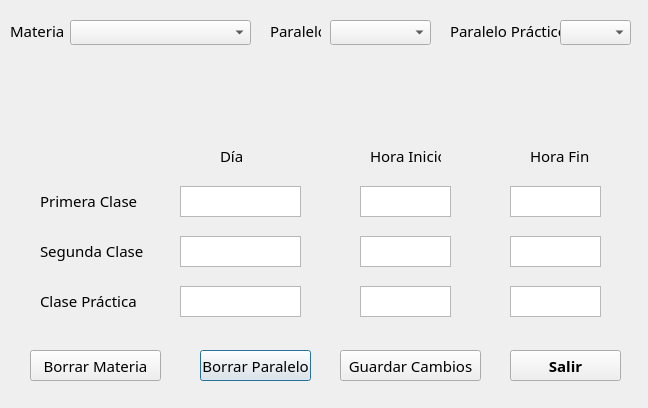
<?xml version="1.0" encoding="UTF-8"?>
<ui version="4.0">
 <class>EditorRegistros</class>
 <widget class="QDialog" name="EditorRegistros">
  <property name="geometry">
   <rect>
    <x>0</x>
    <y>0</y>
    <width>648</width>
    <height>408</height>
   </rect>
  </property>
  <property name="sizePolicy">
   <sizepolicy hsizetype="Minimum" vsizetype="Minimum">
    <horstretch>0</horstretch>
    <verstretch>0</verstretch>
   </sizepolicy>
  </property>
  <property name="minimumSize">
   <size>
    <width>648</width>
    <height>408</height>
   </size>
  </property>
  <property name="maximumSize">
   <size>
    <width>648</width>
    <height>408</height>
   </size>
  </property>
  <property name="font">
   <font>
    <family>Segoe MDL2 Assets</family>
    <pointsize>11</pointsize>
   </font>
  </property>
  <property name="windowTitle">
   <string>Editor de Registros</string>
  </property>
  <widget class="QComboBox" name="Combo_Mat">
   <property name="geometry">
    <rect>
     <x>70</x>
     <y>20</y>
     <width>181</width>
     <height>25</height>
    </rect>
   </property>
   <property name="cursor">
    <cursorShape>PointingHandCursor</cursorShape>
   </property>
  </widget>
  <widget class="QComboBox" name="Combo_Par">
   <property name="geometry">
    <rect>
     <x>330</x>
     <y>20</y>
     <width>101</width>
     <height>25</height>
    </rect>
   </property>
   <property name="cursor">
    <cursorShape>PointingHandCursor</cursorShape>
   </property>
  </widget>
  <widget class="QLabel" name="label">
   <property name="geometry">
    <rect>
     <x>10</x>
     <y>20</y>
     <width>61</width>
     <height>21</height>
    </rect>
   </property>
   <property name="text">
    <string>Materia</string>
   </property>
  </widget>
  <widget class="QLabel" name="label_2">
   <property name="geometry">
    <rect>
     <x>270</x>
     <y>20</y>
     <width>51</width>
     <height>21</height>
    </rect>
   </property>
   <property name="text">
    <string>Paralelo</string>
   </property>
  </widget>
  <widget class="QLabel" name="label_3">
   <property name="geometry">
    <rect>
     <x>450</x>
     <y>20</y>
     <width>111</width>
     <height>21</height>
    </rect>
   </property>
   <property name="text">
    <string>Paralelo Práctico</string>
   </property>
  </widget>
  <widget class="QComboBox" name="Combo_ParP">
   <property name="geometry">
    <rect>
     <x>560</x>
     <y>20</y>
     <width>71</width>
     <height>25</height>
    </rect>
   </property>
   <property name="cursor">
    <cursorShape>PointingHandCursor</cursorShape>
   </property>
  </widget>
  <widget class="QPushButton" name="Bot_BPar">
   <property name="geometry">
    <rect>
     <x>200</x>
     <y>350</y>
     <width>111</width>
     <height>31</height>
    </rect>
   </property>
   <property name="cursor">
    <cursorShape>PointingHandCursor</cursorShape>
   </property>
   <property name="text">
    <string>Borrar Paralelo</string>
   </property>
  </widget>
  <widget class="QPushButton" name="Bot_BMat">
   <property name="geometry">
    <rect>
     <x>30</x>
     <y>350</y>
     <width>131</width>
     <height>31</height>
    </rect>
   </property>
   <property name="cursor">
    <cursorShape>PointingHandCursor</cursorShape>
   </property>
   <property name="text">
    <string>Borrar Materia</string>
   </property>
  </widget>
  <widget class="QPushButton" name="Bot_GCamb">
   <property name="geometry">
    <rect>
     <x>340</x>
     <y>350</y>
     <width>141</width>
     <height>31</height>
    </rect>
   </property>
   <property name="cursor">
    <cursorShape>PointingHandCursor</cursorShape>
   </property>
   <property name="text">
    <string>Guardar Cambios</string>
   </property>
  </widget>
  <widget class="QPushButton" name="Bot_Sal">
   <property name="geometry">
    <rect>
     <x>510</x>
     <y>350</y>
     <width>111</width>
     <height>31</height>
    </rect>
   </property>
   <property name="font">
    <font>
     <weight>75</weight>
     <bold>true</bold>
    </font>
   </property>
   <property name="cursor">
    <cursorShape>PointingHandCursor</cursorShape>
   </property>
   <property name="text">
    <string>Salir</string>
   </property>
   <property name="autoRepeatDelay">
    <number>300</number>
   </property>
  </widget>
  <widget class="QPlainTextEdit" name="Text_D1T">
   <property name="geometry">
    <rect>
     <x>180</x>
     <y>186</y>
     <width>121</width>
     <height>31</height>
    </rect>
   </property>
   <property name="cursor" stdset="0">
    <cursorShape>IBeamCursor</cursorShape>
   </property>
   <property name="inputMethodHints">
    <set>Qt::ImhMultiLine</set>
   </property>
   <property name="verticalScrollBarPolicy">
    <enum>Qt::ScrollBarAlwaysOff</enum>
   </property>
   <property name="horizontalScrollBarPolicy">
    <enum>Qt::ScrollBarAlwaysOff</enum>
   </property>
  </widget>
  <widget class="QLabel" name="label_4">
   <property name="geometry">
    <rect>
     <x>220</x>
     <y>146</y>
     <width>41</width>
     <height>20</height>
    </rect>
   </property>
   <property name="text">
    <string>Día</string>
   </property>
  </widget>
  <widget class="QLabel" name="label_5">
   <property name="geometry">
    <rect>
     <x>370</x>
     <y>146</y>
     <width>71</width>
     <height>20</height>
    </rect>
   </property>
   <property name="text">
    <string>Hora Inicio</string>
   </property>
  </widget>
  <widget class="QLabel" name="label_6">
   <property name="geometry">
    <rect>
     <x>530</x>
     <y>146</y>
     <width>61</width>
     <height>20</height>
    </rect>
   </property>
   <property name="text">
    <string>Hora Fin</string>
   </property>
  </widget>
  <widget class="QPlainTextEdit" name="Text_D2T">
   <property name="geometry">
    <rect>
     <x>180</x>
     <y>236</y>
     <width>121</width>
     <height>31</height>
    </rect>
   </property>
   <property name="cursor" stdset="0">
    <cursorShape>IBeamCursor</cursorShape>
   </property>
   <property name="inputMethodHints">
    <set>Qt::ImhMultiLine</set>
   </property>
   <property name="verticalScrollBarPolicy">
    <enum>Qt::ScrollBarAlwaysOff</enum>
   </property>
   <property name="horizontalScrollBarPolicy">
    <enum>Qt::ScrollBarAlwaysOff</enum>
   </property>
  </widget>
  <widget class="QPlainTextEdit" name="Text_DP">
   <property name="geometry">
    <rect>
     <x>180</x>
     <y>286</y>
     <width>121</width>
     <height>31</height>
    </rect>
   </property>
   <property name="cursor" stdset="0">
    <cursorShape>IBeamCursor</cursorShape>
   </property>
   <property name="inputMethodHints">
    <set>Qt::ImhMultiLine</set>
   </property>
   <property name="verticalScrollBarPolicy">
    <enum>Qt::ScrollBarAlwaysOff</enum>
   </property>
   <property name="horizontalScrollBarPolicy">
    <enum>Qt::ScrollBarAlwaysOff</enum>
   </property>
  </widget>
  <widget class="QPlainTextEdit" name="Text_HI1T">
   <property name="geometry">
    <rect>
     <x>360</x>
     <y>186</y>
     <width>91</width>
     <height>31</height>
    </rect>
   </property>
   <property name="cursor" stdset="0">
    <cursorShape>IBeamCursor</cursorShape>
   </property>
   <property name="inputMethodHints">
    <set>Qt::ImhMultiLine</set>
   </property>
   <property name="verticalScrollBarPolicy">
    <enum>Qt::ScrollBarAlwaysOff</enum>
   </property>
   <property name="horizontalScrollBarPolicy">
    <enum>Qt::ScrollBarAlwaysOff</enum>
   </property>
  </widget>
  <widget class="QPlainTextEdit" name="Text_HI2T">
   <property name="geometry">
    <rect>
     <x>360</x>
     <y>236</y>
     <width>91</width>
     <height>31</height>
    </rect>
   </property>
   <property name="cursor" stdset="0">
    <cursorShape>IBeamCursor</cursorShape>
   </property>
   <property name="inputMethodHints">
    <set>Qt::ImhMultiLine</set>
   </property>
   <property name="verticalScrollBarPolicy">
    <enum>Qt::ScrollBarAlwaysOff</enum>
   </property>
   <property name="horizontalScrollBarPolicy">
    <enum>Qt::ScrollBarAlwaysOff</enum>
   </property>
  </widget>
  <widget class="QPlainTextEdit" name="Text_HIP">
   <property name="geometry">
    <rect>
     <x>360</x>
     <y>286</y>
     <width>91</width>
     <height>31</height>
    </rect>
   </property>
   <property name="cursor" stdset="0">
    <cursorShape>IBeamCursor</cursorShape>
   </property>
   <property name="inputMethodHints">
    <set>Qt::ImhMultiLine</set>
   </property>
   <property name="verticalScrollBarPolicy">
    <enum>Qt::ScrollBarAlwaysOff</enum>
   </property>
   <property name="horizontalScrollBarPolicy">
    <enum>Qt::ScrollBarAlwaysOff</enum>
   </property>
  </widget>
  <widget class="QPlainTextEdit" name="Text_HF1T">
   <property name="geometry">
    <rect>
     <x>510</x>
     <y>186</y>
     <width>91</width>
     <height>31</height>
    </rect>
   </property>
   <property name="cursor" stdset="0">
    <cursorShape>IBeamCursor</cursorShape>
   </property>
   <property name="inputMethodHints">
    <set>Qt::ImhMultiLine</set>
   </property>
   <property name="verticalScrollBarPolicy">
    <enum>Qt::ScrollBarAlwaysOff</enum>
   </property>
   <property name="horizontalScrollBarPolicy">
    <enum>Qt::ScrollBarAlwaysOff</enum>
   </property>
  </widget>
  <widget class="QPlainTextEdit" name="Text_HF2T">
   <property name="geometry">
    <rect>
     <x>510</x>
     <y>236</y>
     <width>91</width>
     <height>31</height>
    </rect>
   </property>
   <property name="cursor" stdset="0">
    <cursorShape>IBeamCursor</cursorShape>
   </property>
   <property name="inputMethodHints">
    <set>Qt::ImhMultiLine</set>
   </property>
   <property name="verticalScrollBarPolicy">
    <enum>Qt::ScrollBarAlwaysOff</enum>
   </property>
   <property name="horizontalScrollBarPolicy">
    <enum>Qt::ScrollBarAlwaysOff</enum>
   </property>
  </widget>
  <widget class="QPlainTextEdit" name="Text_HFP">
   <property name="geometry">
    <rect>
     <x>510</x>
     <y>286</y>
     <width>91</width>
     <height>31</height>
    </rect>
   </property>
   <property name="cursor" stdset="0">
    <cursorShape>IBeamCursor</cursorShape>
   </property>
   <property name="inputMethodHints">
    <set>Qt::ImhMultiLine</set>
   </property>
   <property name="verticalScrollBarPolicy">
    <enum>Qt::ScrollBarAlwaysOff</enum>
   </property>
   <property name="horizontalScrollBarPolicy">
    <enum>Qt::ScrollBarAlwaysOff</enum>
   </property>
  </widget>
  <widget class="QLabel" name="Label_1C">
   <property name="geometry">
    <rect>
     <x>40</x>
     <y>190</y>
     <width>111</width>
     <height>21</height>
    </rect>
   </property>
   <property name="text">
    <string>Primera Clase</string>
   </property>
  </widget>
  <widget class="QLabel" name="Label_2C">
   <property name="geometry">
    <rect>
     <x>40</x>
     <y>240</y>
     <width>111</width>
     <height>21</height>
    </rect>
   </property>
   <property name="text">
    <string>Segunda Clase</string>
   </property>
  </widget>
  <widget class="QLabel" name="Label_CP">
   <property name="geometry">
    <rect>
     <x>40</x>
     <y>290</y>
     <width>111</width>
     <height>21</height>
    </rect>
   </property>
   <property name="text">
    <string>Clase Práctica</string>
   </property>
  </widget>
  <widget class="QLabel" name="Label_MatAct">
   <property name="geometry">
    <rect>
     <x>0</x>
     <y>80</y>
     <width>641</width>
     <height>51</height>
    </rect>
   </property>
   <property name="maximumSize">
    <size>
     <width>648</width>
     <height>16777215</height>
    </size>
   </property>
   <property name="font">
    <font>
     <pointsize>13</pointsize>
     <weight>75</weight>
     <bold>true</bold>
    </font>
   </property>
   <property name="text">
    <string/>
   </property>
   <property name="alignment">
    <set>Qt::AlignCenter</set>
   </property>
  </widget>
 </widget>
 <resources/>
 <connections/>
</ui>
